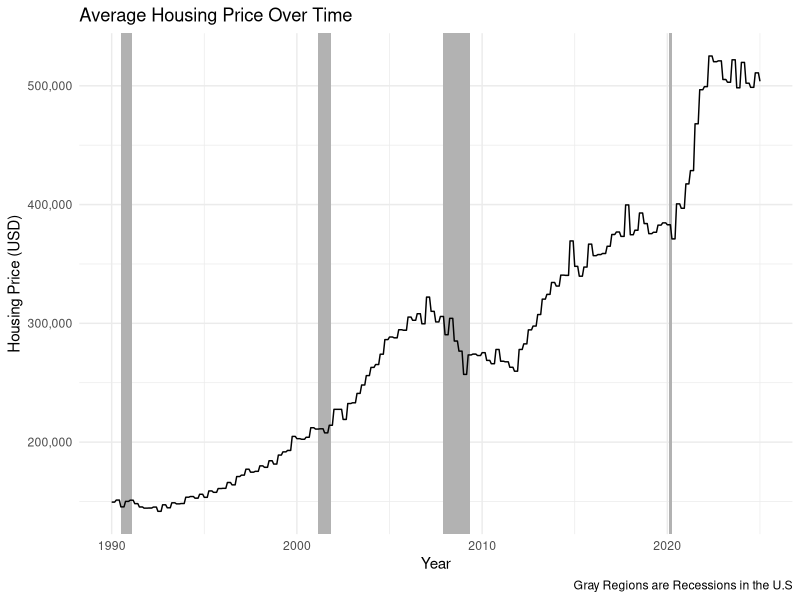
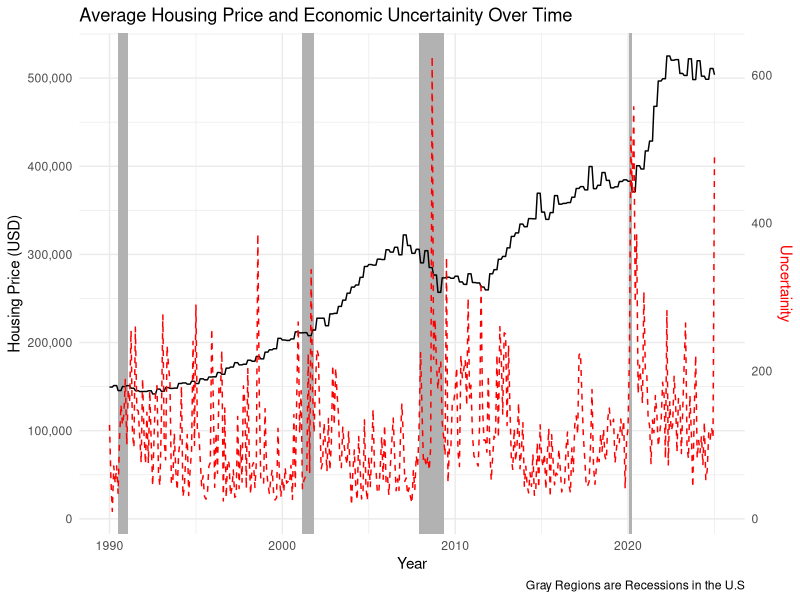
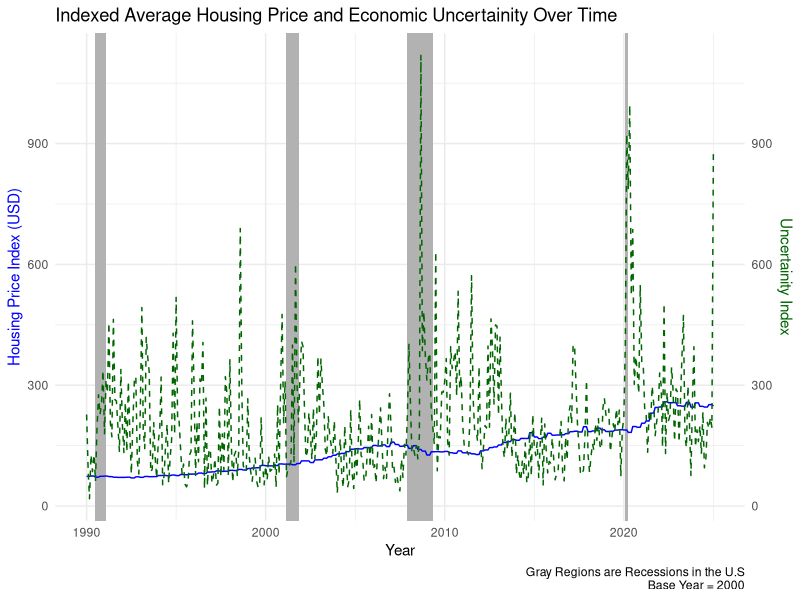
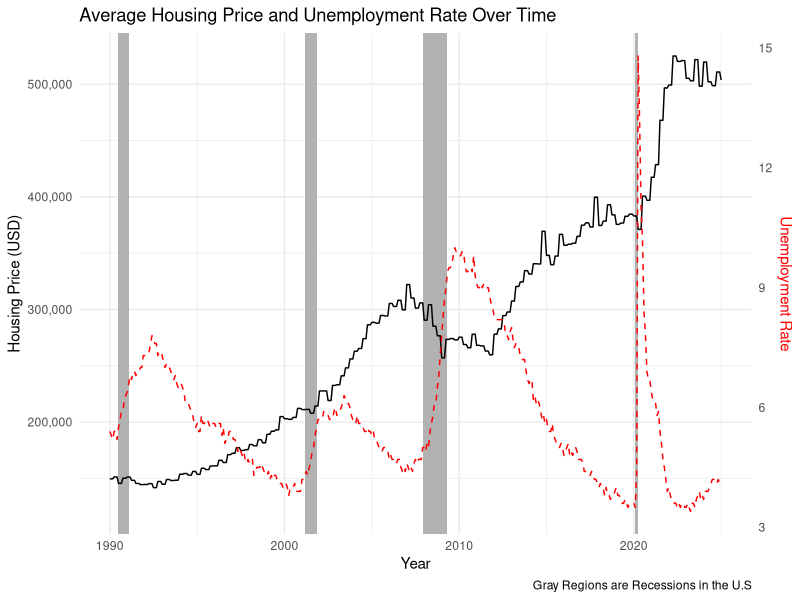
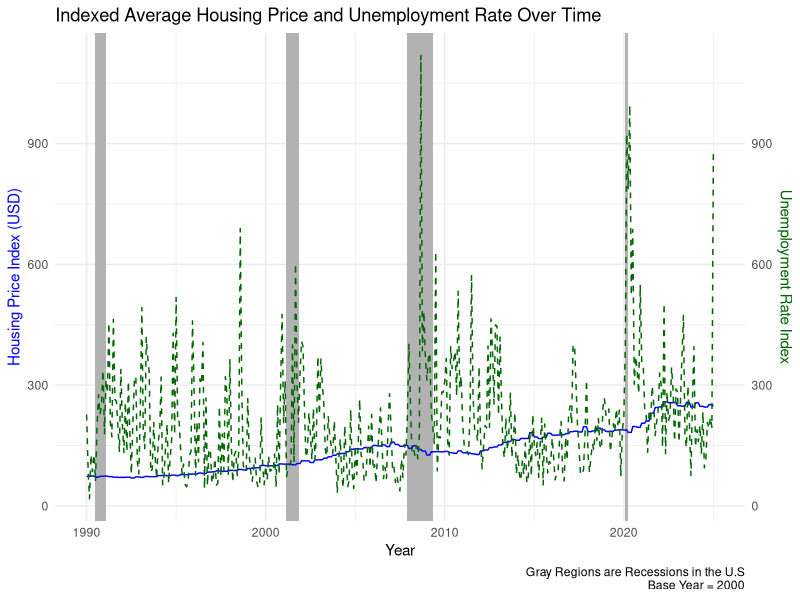
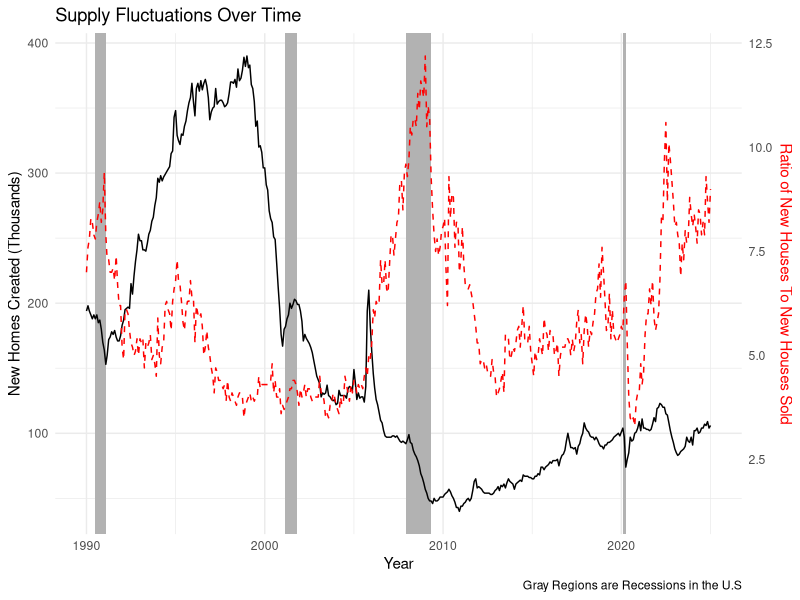
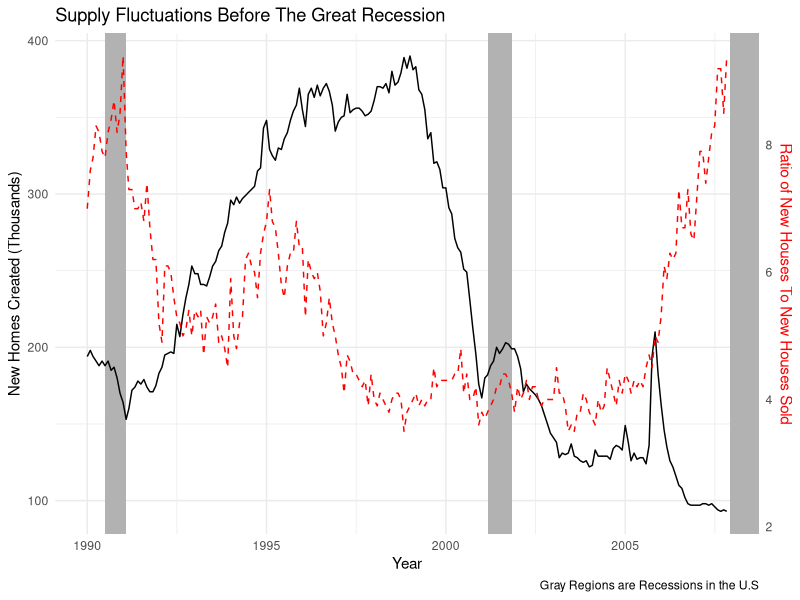
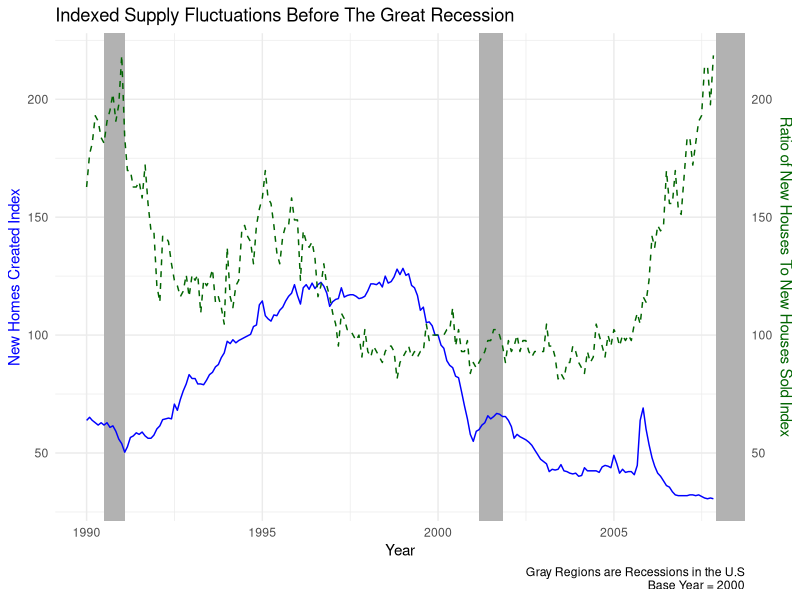

Generate these figures, in order, with R:
## ---- chunk 1
knitr::opts_chunk$set(echo = FALSE)

library(ggplot2)
library(dplyr)
library(scales)

df = read.csv('housing.csv')

## ---- chunk 2


df %>% ggplot(aes(x = as.Date(Date), y = AverageSalesPrice)) +
   geom_rect(xmin = as.Date('1990-07-01'), xmax = as.Date('1991-2-01'), ymin = -Inf, ymax = Inf, fill = "grey70", alpha = 0.4) +
  geom_rect(xmin = as.Date('2001-03-01'), xmax = as.Date('2001-11-01'), ymin = -Inf, ymax = Inf, fill = "grey70", alpha = 0.4) +
  geom_rect(xmin = as.Date('2007-12-01'), xmax = as.Date('2009-05-01'), ymin = -Inf, ymax = Inf, fill = "grey70", alpha = 0.4) +
   geom_rect(xmin = as.Date('2020-02-01'), xmax = as.Date('2020-04-01'), ymin = -Inf, ymax = Inf, fill = "grey70", alpha = 0.4) +
  geom_line() +  scale_y_continuous(labels = comma)+  labs(title = "Average Housing Price Over Time",
       x = 'Year',
       y = 'Housing Price (USD)',
      caption = 'Gray Regions are Recessions in the U.S') +
  theme_minimal()

## ---- chunk 3


scale_factor <- max(df$AverageSalesPrice) / max(df$EconomicPolicyUncertaintyIndex)


df %>% ggplot(aes(x = as.Date(Date))) +
    geom_rect(xmin = as.Date('1990-07-01'), xmax = as.Date('1991-2-01'), ymin = -Inf, ymax = Inf, fill = "grey70", alpha = 0.4) +
  geom_rect(xmin = as.Date('2001-03-01'), xmax = as.Date('2001-11-01'), ymin = -Inf, ymax = Inf, fill = "grey70", alpha = 0.4) +
  geom_rect(xmin = as.Date('2007-12-01'), xmax = as.Date('2009-05-01'), ymin = -Inf, ymax = Inf, fill = "grey70", alpha = 0.4) +
   geom_rect(xmin = as.Date('2020-02-01'), xmax = as.Date('2020-04-01'), ymin = -Inf, ymax = Inf, fill = "grey70", alpha = 0.4) +
  geom_line(aes(y = AverageSalesPrice)) + 
  geom_line(aes(y = EconomicPolicyUncertaintyIndex * scale_factor), color = 'red', linetype = "dashed") +
  scale_y_continuous(labels = comma, sec.axis = sec_axis(~ ./scale_factor , name = 'Uncertainity'))+  
  labs(title = 'Average Housing Price and Economic Uncertainity Over Time',
       x = 'Year',
       y = 'Housing Price (USD)',
      caption = 'Gray Regions are Recessions in the U.S') +
  theme_minimal() + theme ( axis.title.y.right = element_text(color = "red")  )

## ---- chunk 4


IndexedAverageSalesPrice = (df$AverageSalesPrice / (df %>% filter(as.Date(Date) == as.Date('2000-01-01')))$AverageSalesPrice ) * 100
IndexedUncertainty = (df$EconomicPolicyUncertaintyIndex / (df %>% filter(as.Date(Date) == as.Date('2000-01-01')))$EconomicPolicyUncertaintyIndex) * 100

df %>% ggplot(aes(x = as.Date(Date))) +
    geom_rect(xmin = as.Date('1990-07-01'), xmax = as.Date('1991-2-01'), ymin = -Inf, ymax = Inf, fill = "grey70", alpha = 0.4) +
  geom_rect(xmin = as.Date('2001-03-01'), xmax = as.Date('2001-11-01'), ymin = -Inf, ymax = Inf, fill = "grey70", alpha = 0.4) +
  geom_rect(xmin = as.Date('2007-12-01'), xmax = as.Date('2009-05-01'), ymin = -Inf, ymax = Inf, fill = "grey70", alpha = 0.4) +
   geom_rect(xmin = as.Date('2020-02-01'), xmax = as.Date('2020-04-01'), ymin = -Inf, ymax = Inf, fill = "grey70", alpha = 0.4) +
  geom_line(aes(y = IndexedAverageSalesPrice), color = 'blue') + 
  geom_line(aes(y = IndexedUncertainty), color = 'darkgreen', linetype = "dashed") +
  scale_y_continuous(labels = comma, sec.axis = sec_axis(~ . , name = 'Uncertainity Index'))+  
  labs(title = 'Indexed Average Housing Price and Economic Uncertainity Over Time',
       x = 'Year',
       y = 'Housing Price Index (USD)',
      caption = 'Gray Regions are Recessions in the U.S\nBase Year = 2000') +
  theme_minimal() + theme ( axis.title.y.right = element_text(color = "darkgreen") , axis.title.y.left = element_text(color = "blue") )

## ---- chunk 5


scale_factor <- max(df$AverageSalesPrice) / max(df$UnemploymentRate )


df %>% ggplot(aes(x = as.Date(Date))) +
   geom_rect(xmin = as.Date('1990-07-01'), xmax = as.Date('1991-2-01'), ymin = -Inf, ymax = Inf, fill = "grey70", alpha = 0.4) +
  geom_rect(xmin = as.Date('2001-03-01'), xmax = as.Date('2001-11-01'), ymin = -Inf, ymax = Inf, fill = "grey70", alpha = 0.4) +
  geom_rect(xmin = as.Date('2007-12-01'), xmax = as.Date('2009-05-01'), ymin = -Inf, ymax = Inf, fill = "grey70", alpha = 0.4) +
   geom_rect(xmin = as.Date('2020-02-01'), xmax = as.Date('2020-04-01'), ymin = -Inf, ymax = Inf, fill = "grey70", alpha = 0.4) +
  geom_line(aes(y = AverageSalesPrice)) + 
  geom_line(aes(y = UnemploymentRate  * scale_factor), color = 'red', linetype = "dashed") +
  scale_y_continuous(labels = comma, sec.axis = sec_axis(~ ./scale_factor , name = 'Unemployment Rate'))+  
  labs(title = 'Average Housing Price and Unemployment Rate Over Time',
       x = 'Year',
       y = 'Housing Price (USD)',
      caption = 'Gray Regions are Recessions in the U.S') +
  theme_minimal() + theme ( axis.title.y.right = element_text(color = "red")  )

## ---- chunk 6


indexedAverageSalesPrice = (df$AverageSalesPrice / (df %>% filter(as.Date(Date) == as.Date('2000-01-01')))$AverageSalesPrice ) * 100
indexedUnemployment = (df$EconomicPolicyUncertaintyIndex / (df %>% filter(as.Date(Date) == as.Date('2000-01-01')))$EconomicPolicyUncertaintyIndex) * 100

df %>% ggplot(aes(x = as.Date(Date))) +
    geom_rect(xmin = as.Date('1990-07-01'), xmax = as.Date('1991-2-01'), ymin = -Inf, ymax = Inf, fill = "grey70", alpha = 0.4) +
  geom_rect(xmin = as.Date('2001-03-01'), xmax = as.Date('2001-11-01'), ymin = -Inf, ymax = Inf, fill = "grey70", alpha = 0.4) +
  geom_rect(xmin = as.Date('2007-12-01'), xmax = as.Date('2009-05-01'), ymin = -Inf, ymax = Inf, fill = "grey70", alpha = 0.4) +
   geom_rect(xmin = as.Date('2020-02-01'), xmax = as.Date('2020-04-01'), ymin = -Inf, ymax = Inf, fill = "grey70", alpha = 0.4) +
  geom_line(aes(y = indexedAverageSalesPrice), color = 'blue') + 
  geom_line(aes(y = indexedUnemployment), color = 'darkgreen', linetype = "dashed") +
  scale_y_continuous(labels = comma, sec.axis = sec_axis(~ . , name = 'Unemployment Rate Index'))+  
  labs(title = 'Indexed Average Housing Price and Unemployment Rate Over Time',
       x = 'Year',
       y = 'Housing Price Index (USD)',
      caption = 'Gray Regions are Recessions in the U.S\nBase Year = 2000') +
  theme_minimal() + theme ( axis.title.y.right = element_text(color = "darkgreen") , axis.title.y.left = element_text(color = "blue") )

## ---- chunk 7


scale_factor <- max(df$TotalShipmentsofNewHomes) / max(df$MonthlySupplyofNewHouses)
scale_factor_r <-  df %>% filter(as.Date(Date) < as.Date('2007-12-01') ) %>% select(TotalShipmentsofNewHomes) %>% max() / df %>% filter(as.Date(Date) < as.Date('2007-12-01') ) %>% select(MonthlySupplyofNewHouses) %>% max() 



df %>% ggplot(aes(x = as.Date(Date)))  +
   geom_rect(xmin = as.Date('1990-07-01'), xmax = as.Date('1991-2-01'), ymin = -Inf, ymax = Inf, fill = "grey70", alpha = 0.4) +
  geom_rect(xmin = as.Date('2001-03-01'), xmax = as.Date('2001-11-01'), ymin = -Inf, ymax = Inf, fill = "grey70", alpha = 0.4) +
  geom_rect(xmin = as.Date('2007-12-01'), xmax = as.Date('2009-05-01'), ymin = -Inf, ymax = Inf, fill = "grey70", alpha = 0.4) +
   geom_rect(xmin = as.Date('2020-02-01'), xmax = as.Date('2020-04-01'), ymin = -Inf, ymax = Inf, fill = "grey70", alpha = 0.4) +
  geom_line(aes(y = TotalShipmentsofNewHomes )) +
    geom_line(aes(y = MonthlySupplyofNewHouses* scale_factor), color = 'red', linetype = "dashed") +
    scale_y_continuous(labels = comma, sec.axis = sec_axis(~ ./scale_factor , name = 'Ratio of New Houses To New Houses Sold')) +  
  labs(title = 'Supply Fluctuations Over Time',
       x = 'Year',
       y = 'New Homes Created (Thousands)',
      caption = 'Gray Regions are Recessions in the U.S') +
  theme_minimal()+ theme ( axis.title.y.right = element_text(color = "red")  )

df %>% filter(as.Date(Date) < as.Date('2007-12-01') ) %>%ggplot(aes(x = as.Date(Date)))  +
   geom_rect(xmin = as.Date('1990-07-01'), xmax = as.Date('1991-2-01'), ymin = -Inf, ymax = Inf, fill = "grey70", alpha = 0.4) +
  geom_rect(xmin = as.Date('2001-03-01'), xmax = as.Date('2001-11-01'), ymin = -Inf, ymax = Inf, fill = "grey70", alpha = 0.4) +
  geom_rect(xmin = as.Date('2007-12-01'), xmax = as.Date('2009-05-01'), ymin = -Inf, ymax = Inf, fill = "grey70", alpha = 0.4) +
   geom_rect(xmin = as.Date('2020-02-01'), xmax = as.Date('2020-04-01'), ymin = -Inf, ymax = Inf, fill = "grey70", alpha = 0.4) +
  geom_line(aes(y = TotalShipmentsofNewHomes )) +
    geom_line(aes(y = MonthlySupplyofNewHouses* scale_factor_r), color = 'red', linetype = "dashed") +
    scale_y_continuous(labels = comma, sec.axis = sec_axis(~ ./scale_factor_r , name = 'Ratio of New Houses To New Houses Sold')) +  
  labs(title = 'Supply Fluctuations Before The Great Recession',
       x = 'Year',
       y = 'New Homes Created (Thousands)',
      caption = 'Gray Regions are Recessions in the U.S') +
  theme_minimal()+ theme ( axis.title.y.right = element_text(color = "red")  )

## ---- chunk 8


indexedTotalShipmentsofNewHomes = (df$TotalShipmentsofNewHomes / (df %>% filter(as.Date(Date) == as.Date('2000-01-01')))$TotalShipmentsofNewHomes ) * 100
indexedMonthlySupplyofNewHouses= (df$MonthlySupplyofNewHouses / (df %>% filter(as.Date(Date) == as.Date('2000-01-01')))$MonthlySupplyofNewHouses) * 100
s_indexedTotalShipmentsofNewHomes = ((df %>% filter(as.Date(Date) < as.Date('2007-12-01')))$TotalShipmentsofNewHomes / (df %>% filter(as.Date(Date) == as.Date('2000-01-01')))$TotalShipmentsofNewHomes ) * 100
s_indexedMonthlySupplyofNewHouses= ((df %>% filter(as.Date(Date) < as.Date('2007-12-01')))$MonthlySupplyofNewHouses / (df %>% filter(as.Date(Date) == as.Date('2000-01-01')))$MonthlySupplyofNewHouses) * 100

df %>% filter(as.Date(Date) < as.Date('2007-12-01') ) %>% ggplot(aes(x = as.Date(Date))) +
    geom_rect(xmin = as.Date('1990-07-01'), xmax = as.Date('1991-2-01'), ymin = -Inf, ymax = Inf, fill = "grey70", alpha = 0.4) +
  geom_rect(xmin = as.Date('2001-03-01'), xmax = as.Date('2001-11-01'), ymin = -Inf, ymax = Inf, fill = "grey70", alpha = 0.4) +
  geom_rect(xmin = as.Date('2007-12-01'), xmax = as.Date('2009-05-01'), ymin = -Inf, ymax = Inf, fill = "grey70", alpha = 0.4) +
   geom_rect(xmin = as.Date('2020-02-01'), xmax = as.Date('2020-04-01'), ymin = -Inf, ymax = Inf, fill = "grey70", alpha = 0.4) +
  geom_line(aes(y = s_indexedTotalShipmentsofNewHomes), color = 'blue') + 
  geom_line(aes(y = s_indexedMonthlySupplyofNewHouses), color = 'darkgreen', linetype = "dashed") +
  scale_y_continuous(labels = comma, sec.axis = sec_axis(~ . , name = 'Ratio of New Houses To New Houses Sold Index'))+  
  labs(title = 'Indexed Supply Fluctuations Before The Great Recession ',
       x = 'Year',
       y = 'New Homes Created Index',
      caption = 'Gray Regions are Recessions in the U.S\nBase Year = 2000') +
  theme_minimal() + theme ( axis.title.y.right = element_text(color = "darkgreen") , axis.title.y.left = element_text(color = "blue") )

## ---- chunk 9
scale_factor_r <-  df %>% filter(as.Date(Date) < as.Date('2007-12-01') ) %>% select(TotalShipmentsofNewHomes) %>% max() / df %>% filter(as.Date(Date) < as.Date('2007-12-01') ) %>% select(HomeownershipRate) %>% max() 

df %>% filter(as.Date(Date) < as.Date('2007-12-01') ) %>%ggplot(aes(x = as.Date(Date)))  +
   geom_rect(xmin = as.Date('1990-07-01'), xmax = as.Date('1991-2-01'), ymin = -Inf, ymax = Inf, fill = "grey70", alpha = 0.4) +
  geom_rect(xmin = as.Date('2001-03-01'), xmax = as.Date('2001-11-01'), ymin = -Inf, ymax = Inf, fill = "grey70", alpha = 0.4) +
  geom_rect(xmin = as.Date('2007-12-01'), xmax = as.Date('2009-05-01'), ymin = -Inf, ymax = Inf, fill = "grey70", alpha = 0.4) +
   geom_rect(xmin = as.Date('2020-02-01'), xmax = as.Date('2020-04-01'), ymin = -Inf, ymax = Inf, fill = "grey70", alpha = 0.4) +
  geom_line(aes(y = TotalShipmentsofNewHomes )) +
    geom_line(aes(y = HomeownershipRate* scale_factor_r), color = 'red', linetype = "dashed") +
    scale_y_continuous(labels = comma, sec.axis = sec_axis(~ ./scale_factor_r , name = 'Homeownership Rate')) +  
  labs(title = 'Demand Fluctuations Before The Great Recession',
       x = 'Year',
       y = 'New Homes Created (Thousands)',
      caption = 'Gray Regions are Recessions in the U.S') +
  theme_minimal()+ theme ( axis.title.y.right = element_text(color = "red")  )
## ---- chunk 10


s_indexedTotalShipmentsofNewHomes = ((df %>% filter(as.Date(Date) < as.Date('2007-12-01')))$TotalShipmentsofNewHomes / (df %>% filter(as.Date(Date) == as.Date('2000-01-01')))$TotalShipmentsofNewHomes ) * 100
s_indexedHomeownershipRate= ((df %>% filter(as.Date(Date) < as.Date('2007-12-01')))$HomeownershipRate / (df %>% filter(as.Date(Date) == as.Date('2000-01-01')))$HomeownershipRate) * 100

df %>% filter(as.Date(Date) < as.Date('2007-12-01') ) %>% ggplot(aes(x = as.Date(Date))) +
    geom_rect(xmin = as.Date('1990-07-01'), xmax = as.Date('1991-2-01'), ymin = -Inf, ymax = Inf, fill = "grey70", alpha = 0.4) +
  geom_rect(xmin = as.Date('2001-03-01'), xmax = as.Date('2001-11-01'), ymin = -Inf, ymax = Inf, fill = "grey70", alpha = 0.4) +
  geom_rect(xmin = as.Date('2007-12-01'), xmax = as.Date('2009-05-01'), ymin = -Inf, ymax = Inf, fill = "grey70", alpha = 0.4) +
   geom_rect(xmin = as.Date('2020-02-01'), xmax = as.Date('2020-04-01'), ymin = -Inf, ymax = Inf, fill = "grey70", alpha = 0.4) +
  geom_line(aes(y = s_indexedTotalShipmentsofNewHomes), color = 'blue') + 
  geom_line(aes(y = s_indexedHomeownershipRate), color = 'darkgreen', linetype = "dashed") +
  scale_y_continuous(labels = comma, sec.axis = sec_axis(~ . , name = 'Ratio of New Houses To New Houses Sold Index'))+  
  labs(title = 'Indexed Demand Fluctuations Before The Great Recession ',
       x = 'Year',
       y = 'Homeownership Rate Index',
      caption = 'Gray Regions are Recessions in the U.S\nBase Year = 2000') +
  theme_minimal() + theme ( axis.title.y.right = element_text(color = "darkgreen") , axis.title.y.left = element_text(color = "blue") )

## ---- chunk 11


scale_factor <- max(df$AverageSalesPrice) / max(df$TotalShipmentsofNewHomes)




df %>% ggplot(aes(x = as.Date(Date)))  +
   geom_rect(xmin = as.Date('1990-07-01'), xmax = as.Date('1991-2-01'), ymin = -Inf, ymax = Inf, fill = "grey70", alpha = 0.4) +
  geom_rect(xmin = as.Date('2001-03-01'), xmax = as.Date('2001-11-01'), ymin = -Inf, ymax = Inf, fill = "grey70", alpha = 0.4) +
  geom_rect(xmin = as.Date('2007-12-01'), xmax = as.Date('2009-05-01'), ymin = -Inf, ymax = Inf, fill = "grey70", alpha = 0.4) +
   geom_rect(xmin = as.Date('2020-02-01'), xmax = as.Date('2020-04-01'), ymin = -Inf, ymax = Inf, fill = "grey70", alpha = 0.4) +
  geom_line(aes(y = AverageSalesPrice )) +
    geom_line(aes(y = TotalShipmentsofNewHomes* scale_factor), color = 'red', linetype = "dashed") +
    scale_y_continuous(labels = comma, sec.axis = sec_axis(~ ./scale_factor , name = 'New Homes Created (Thousands)')) +  
  labs(title = 'How Price Moved With Supply',
       x = 'Year',
       y = 'Housing Price (USD)',
      caption = 'Gray Regions are Recessions in the U.S') +
  theme_minimal() + theme ( axis.title.y.right = element_text(color = "red")  )

## ---- chunk 12

indexedAverageSalesPrice = (df$AverageSalesPrice / (df %>% filter(as.Date(Date) == as.Date('2000-01-01')))$AverageSalesPrice ) * 100
indexedTotalShipmentsofNewHomes = (df$TotalShipmentsofNewHomes / (df %>% filter(as.Date(Date) == as.Date('2000-01-01')))$TotalShipmentsofNewHomes ) * 100


df %>% ggplot(aes(x = as.Date(Date))) +
    geom_rect(xmin = as.Date('1990-07-01'), xmax = as.Date('1991-2-01'), ymin = -Inf, ymax = Inf, fill = "grey70", alpha = 0.4) +
  geom_rect(xmin = as.Date('2001-03-01'), xmax = as.Date('2001-11-01'), ymin = -Inf, ymax = Inf, fill = "grey70", alpha = 0.4) +
  geom_rect(xmin = as.Date('2007-12-01'), xmax = as.Date('2009-05-01'), ymin = -Inf, ymax = Inf, fill = "grey70", alpha = 0.4) +
   geom_rect(xmin = as.Date('2020-02-01'), xmax = as.Date('2020-04-01'), ymin = -Inf, ymax = Inf, fill = "grey70", alpha = 0.4) +
  geom_line(aes(y = indexedAverageSalesPrice), color = 'blue') + 
  geom_line(aes(y = indexedTotalShipmentsofNewHomes), color = 'darkgreen', linetype = "dashed") +
  scale_y_continuous(labels = comma, sec.axis = sec_axis(~ . , name = 'New Homes Created Index'))+  
  labs(title = 'Indexed Price Movements with Respect to Supply',
       x = 'Year',
       y = 'Housing Price (USD)',
      caption = 'Gray Regions are Recessions in the U.S\nBase Year = 2000') +
  theme_minimal() + theme ( axis.title.y.right = element_text(color = "darkgreen") , axis.title.y.left = element_text(color = "blue") )

## ---- chunk 13


scale_factor <- max(df$HomeownershipRate) / max(df$OccupiedHousingUnits)




df %>% ggplot(aes(x = as.Date(Date)))  +
   geom_rect(xmin = as.Date('1990-07-01'), xmax = as.Date('1991-2-01'), ymin = -Inf, ymax = Inf, fill = "grey70", alpha = 0.4) +
  geom_rect(xmin = as.Date('2001-03-01'), xmax = as.Date('2001-11-01'), ymin = -Inf, ymax = Inf, fill = "grey70", alpha = 0.4) +
  geom_rect(xmin = as.Date('2007-12-01'), xmax = as.Date('2009-05-01'), ymin = -Inf, ymax = Inf, fill = "grey70", alpha = 0.4) +
   geom_rect(xmin = as.Date('2020-02-01'), xmax = as.Date('2020-04-01'), ymin = -Inf, ymax = Inf, fill = "grey70", alpha = 0.4) +
  geom_line(aes(y = HomeownershipRate )) +
    geom_line(aes(y = OccupiedHousingUnits* scale_factor), color = 'red', linetype = "dashed") +
    scale_y_continuous(labels = comma, sec.axis = sec_axis(~ ./scale_factor , name = 'Occupied Housing Units (Thousands)')) +  
  labs(title = 'Homeownership and Occupied Housing Over Time',
       x = 'Year',
       y = 'Home Ownership Rate',
      caption = 'Gray Regions are Recessions in the U.S') +
  theme_minimal() + theme ( axis.title.y.right = element_text(color = "red")  )

## ---- chunk 14
indexedHomeownershipRate = (df$HomeownershipRate / (df %>% filter(as.Date(Date) == as.Date('2000-01-01')))$HomeownershipRate ) * 100
indexedOccupiedHousingUnits = (df$OccupiedHousingUnits / (df %>% filter(as.Date(Date) == as.Date('2000-01-01')))$OccupiedHousingUnits ) * 100


df %>% ggplot(aes(x = as.Date(Date))) +
    geom_rect(xmin = as.Date('1990-07-01'), xmax = as.Date('1991-2-01'), ymin = -Inf, ymax = Inf, fill = "grey70", alpha = 0.4) +
  geom_rect(xmin = as.Date('2001-03-01'), xmax = as.Date('2001-11-01'), ymin = -Inf, ymax = Inf, fill = "grey70", alpha = 0.4) +
  geom_rect(xmin = as.Date('2007-12-01'), xmax = as.Date('2009-05-01'), ymin = -Inf, ymax = Inf, fill = "grey70", alpha = 0.4) +
   geom_rect(xmin = as.Date('2020-02-01'), xmax = as.Date('2020-04-01'), ymin = -Inf, ymax = Inf, fill = "grey70", alpha = 0.4) +
  geom_line(aes(y = indexedHomeownershipRate), color = 'blue') + 
  geom_line(aes(y = indexedOccupiedHousingUnits), color = 'darkgreen', linetype = "dashed") +
  scale_y_continuous(labels = comma, sec.axis = sec_axis(~ . , name = 'Occupied Housing Units Index'))+  
  labs(title = 'Indexed Homeownership and Occupied Housing Over Time',
       x = 'Year',
       y = 'Home Ownership Rate Index',
      caption = 'Gray Regions are Recessions in the U.S\nBase Year = 2000') +
  theme_minimal() + theme ( axis.title.y.right = element_text(color = "darkgreen") , axis.title.y.left = element_text(color = "blue") )
## ---- chunk 15
scale_factor_pre <- df %>% filter(as.Date(Date) < as.Date('2020-02-01') & as.Date(Date) > as.Date('2017-02-01')) %>% select(HomeownershipRate) %>% max() / df %>% filter(as.Date(Date) < as.Date('2020-02-01') & as.Date(Date) > as.Date('2017-02-01')) %>% select(OccupiedHousingUnits ) %>% max() 
scale_factor_covid <- df %>% filter(as.Date(Date) >= as.Date('2020-02-01')) %>% select(HomeownershipRate) %>% max() / df %>% filter(as.Date(Date) >= as.Date('2020-02-01') ) %>% select(OccupiedHousingUnits ) %>% max()


df %>% filter(as.Date(Date) < as.Date('2020-02-01') & as.Date(Date) > as.Date('2017-02-01'))%>% 
  ggplot(aes(x = as.Date(Date)))  +
   geom_rect(xmin = as.Date('1990-07-01'), xmax = as.Date('1991-2-01'), ymin = -Inf, ymax = Inf, fill = "grey70", alpha = 0.4) +
  geom_rect(xmin = as.Date('2001-03-01'), xmax = as.Date('2001-11-01'), ymin = -Inf, ymax = Inf, fill = "grey70", alpha = 0.4) +
  geom_rect(xmin = as.Date('2007-12-01'), xmax = as.Date('2009-05-01'), ymin = -Inf, ymax = Inf, fill = "grey70", alpha = 0.4) +
   geom_rect(xmin = as.Date('2020-02-01'), xmax = as.Date('2020-04-01'), ymin = -Inf, ymax = Inf, fill = "grey70", alpha = 0.4) +
  geom_line(aes(y = HomeownershipRate )) +
    geom_line(aes(y = OccupiedHousingUnits * scale_factor_pre), color = 'red', linetype = "dashed") +
    scale_y_continuous(labels = comma, sec.axis = sec_axis(~ ./scale_factor_pre , name = 'Occupied Housing Units (Thousands)')) +  
  labs(title = 'Pre Covid (2017-2020)',
       x = 'Year',
       y = 'Home Ownership Rate',
      caption = 'Gray Regions are Recessions in the U.S') +
  theme_minimal()+ theme ( axis.title.y.right = element_text(color = "red")  )



df %>% filter(as.Date(Date) >= as.Date('2020-02-01') )%>% 
  ggplot(aes(x = as.Date(Date)))  +
   geom_rect(xmin = as.Date('1990-07-01'), xmax = as.Date('1991-2-01'), ymin = -Inf, ymax = Inf, fill = "grey70", alpha = 0.4) +
  geom_rect(xmin = as.Date('2001-03-01'), xmax = as.Date('2001-11-01'), ymin = -Inf, ymax = Inf, fill = "grey70", alpha = 0.4) +
  geom_rect(xmin = as.Date('2007-12-01'), xmax = as.Date('2009-05-01'), ymin = -Inf, ymax = Inf, fill = "grey70", alpha = 0.4) +
   geom_rect(xmin = as.Date('2020-02-01'), xmax = as.Date('2020-04-01'), ymin = -Inf, ymax = Inf, fill = "grey70", alpha = 0.4) +
  geom_line(aes(y = HomeownershipRate )) +
    geom_line(aes(y = OccupiedHousingUnits * scale_factor_covid), color = 'red', linetype = "dashed") +
    scale_y_continuous(labels = comma, sec.axis = sec_axis(~ ./scale_factor_covid , name = 'Occupied Housing Units (Thousands)')) +  
  labs(title = 'Post Covid (2020-2025)',
       x = 'Year',
       y = 'Home Ownership Rate',
      caption = 'Gray Regions are Recessions in the U.S') +
  theme_minimal() + theme ( axis.title.y.right = element_text(color = "red")  )





## ---- chunk 16


s_indexedHomeownershipRate = ((df %>% filter(as.Date(Date) < as.Date('2020-02-01') & as.Date(Date) > as.Date('2017-02-01')))$HomeownershipRate / (df %>% filter(as.Date(Date) == as.Date('2000-01-01')))$HomeownershipRate ) * 100
s_indexedOccupiedHousingUnits = ((df %>% filter(as.Date(Date) < as.Date('2020-02-01') & as.Date(Date) > as.Date('2017-02-01')))$OccupiedHousingUnits / (df %>% filter(as.Date(Date) == as.Date('2000-01-01')))$OccupiedHousingUnits) * 100
c_indexedHomeownershipRate = ((df%>% filter(as.Date(Date) >= as.Date('2020-02-01')))$HomeownershipRate / (df %>% filter(as.Date(Date) == as.Date('2000-01-01')))$HomeownershipRate ) * 100
c_indexedOccupiedHousingUnits = ((df %>% filter(as.Date(Date) >= as.Date('2020-02-01')))$OccupiedHousingUnits / (df %>% filter(as.Date(Date) == as.Date('2000-01-01')))$OccupiedHousingUnits) * 100


df %>% filter(as.Date(Date) < as.Date('2020-02-01') & as.Date(Date) > as.Date('2017-02-01'))%>%  ggplot(aes(x = as.Date(Date))) +
    geom_rect(xmin = as.Date('1990-07-01'), xmax = as.Date('1991-2-01'), ymin = -Inf, ymax = Inf, fill = "grey70", alpha = 0.4) +
  geom_rect(xmin = as.Date('2001-03-01'), xmax = as.Date('2001-11-01'), ymin = -Inf, ymax = Inf, fill = "grey70", alpha = 0.4) +
  geom_rect(xmin = as.Date('2007-12-01'), xmax = as.Date('2009-05-01'), ymin = -Inf, ymax = Inf, fill = "grey70", alpha = 0.4) +
   geom_rect(xmin = as.Date('2020-02-01'), xmax = as.Date('2020-04-01'), ymin = -Inf, ymax = Inf, fill = "grey70", alpha = 0.4) +
  geom_line(aes(y = s_indexedHomeownershipRate), color = 'blue') + 
  geom_line(aes(y = s_indexedOccupiedHousingUnits), color = 'darkgreen', linetype = "dashed") +
  scale_y_continuous(labels = comma, sec.axis = sec_axis(~ . , name = 'Occupied Housing Units Index'))+  
  labs(title = 'Indexed Year 2000 Pre Covid (2017-2020)',
       x = 'Year',
       y = 'Homeownership Rate Index',
      caption = 'Gray Regions are Recessions in the U.S\nBase Year = 2000') +
  theme_minimal() + theme ( axis.title.y.right = element_text(color = "darkgreen") , axis.title.y.left = element_text(color = "blue") )


df %>% filter(as.Date(Date) >= as.Date('2020-02-01') )%>% 
  ggplot(aes(x = as.Date(Date))) +
    geom_rect(xmin = as.Date('1990-07-01'), xmax = as.Date('1991-2-01'), ymin = -Inf, ymax = Inf, fill = "grey70", alpha = 0.4) +
  geom_rect(xmin = as.Date('2001-03-01'), xmax = as.Date('2001-11-01'), ymin = -Inf, ymax = Inf, fill = "grey70", alpha = 0.4) +
  geom_rect(xmin = as.Date('2007-12-01'), xmax = as.Date('2009-05-01'), ymin = -Inf, ymax = Inf, fill = "grey70", alpha = 0.4) +
   geom_rect(xmin = as.Date('2020-02-01'), xmax = as.Date('2020-04-01'), ymin = -Inf, ymax = Inf, fill = "grey70", alpha = 0.4) +
  geom_line(aes(y = c_indexedHomeownershipRate), color = 'blue') + 
  geom_line(aes(y = c_indexedOccupiedHousingUnits), color = 'darkgreen', linetype = "dashed") +
  scale_y_continuous(labels = comma, sec.axis = sec_axis(~ . , name = 'Occupied Housing Units Index'))+  
  labs(title = 'Indexed Year 2000 Post Covid (2020-2025)',
       x = 'Year',
       y = 'Homeownership Rate Index',
      caption = 'Gray Regions are Recessions in the U.S\nBase Year = 2000') +
  theme_minimal() + theme ( axis.title.y.right = element_text(color = "darkgreen") , axis.title.y.left = element_text(color = "blue") )

## ---- chunk 17


s_indexedHomeownershipRate = ((df %>% filter(as.Date(Date) < as.Date('2020-02-01') & as.Date(Date) > as.Date('2017-02-01')))$HomeownershipRate / (df %>% filter(as.Date(Date) == as.Date('2017-02-01')))$HomeownershipRate ) * 100
s_indexedOccupiedHousingUnits = ((df %>% filter(as.Date(Date) < as.Date('2020-02-01') & as.Date(Date) > as.Date('2017-02-01')))$OccupiedHousingUnits / (df %>% filter(as.Date(Date) == as.Date('2017-02-01')))$OccupiedHousingUnits) * 100
c_indexedHomeownershipRate = ((df%>% filter(as.Date(Date) >= as.Date('2020-02-01')))$HomeownershipRate / (df %>% filter(as.Date(Date) == as.Date('2017-02-01')))$HomeownershipRate ) * 100
c_indexedOccupiedHousingUnits = ((df %>% filter(as.Date(Date) >= as.Date('2020-02-01')))$OccupiedHousingUnits / (df %>% filter(as.Date(Date) == as.Date('2017-02-01')))$OccupiedHousingUnits) * 100


df %>% filter(as.Date(Date) < as.Date('2020-02-01') & as.Date(Date) > as.Date('2017-02-01'))%>%  ggplot(aes(x = as.Date(Date))) +
    geom_rect(xmin = as.Date('1990-07-01'), xmax = as.Date('1991-2-01'), ymin = -Inf, ymax = Inf, fill = "grey70", alpha = 0.4) +
  geom_rect(xmin = as.Date('2001-03-01'), xmax = as.Date('2001-11-01'), ymin = -Inf, ymax = Inf, fill = "grey70", alpha = 0.4) +
  geom_rect(xmin = as.Date('2007-12-01'), xmax = as.Date('2009-05-01'), ymin = -Inf, ymax = Inf, fill = "grey70", alpha = 0.4) +
   geom_rect(xmin = as.Date('2020-02-01'), xmax = as.Date('2020-04-01'), ymin = -Inf, ymax = Inf, fill = "grey70", alpha = 0.4) +
  geom_line(aes(y = s_indexedHomeownershipRate), color = 'purple') + 
  geom_line(aes(y = s_indexedOccupiedHousingUnits), color = 'darkorange', linetype = "dashed") +
  scale_y_continuous(labels = comma, sec.axis = sec_axis(~ . , name = 'Occupied Housing Units Index'))+  
  labs(title = 'Indexed Year 2017 Pre Covid (2017-2020)',
       x = 'Year',
       y = 'Homeownership Rate Index',
      caption = 'Gray Regions are Recessions in the U.S\nBase Year = 2017') +
  theme_minimal() + theme ( axis.title.y.right = element_text(color = "purple") , axis.title.y.left = element_text(color = "darkorange") )


df %>% filter(as.Date(Date) >= as.Date('2020-02-01') )%>% 
  ggplot(aes(x = as.Date(Date))) +
    geom_rect(xmin = as.Date('1990-07-01'), xmax = as.Date('1991-2-01'), ymin = -Inf, ymax = Inf, fill = "grey70", alpha = 0.4) +
  geom_rect(xmin = as.Date('2001-03-01'), xmax = as.Date('2001-11-01'), ymin = -Inf, ymax = Inf, fill = "grey70", alpha = 0.4) +
  geom_rect(xmin = as.Date('2007-12-01'), xmax = as.Date('2009-05-01'), ymin = -Inf, ymax = Inf, fill = "grey70", alpha = 0.4) +
   geom_rect(xmin = as.Date('2020-02-01'), xmax = as.Date('2020-04-01'), ymin = -Inf, ymax = Inf, fill = "grey70", alpha = 0.4) +
  geom_line(aes(y = c_indexedHomeownershipRate), color = 'purple') + 
  geom_line(aes(y = c_indexedOccupiedHousingUnits), color = 'darkorange', linetype = "dashed") +
  scale_y_continuous(labels = comma, sec.axis = sec_axis(~ . , name = 'Occupied Housing Units Index'))+  
  labs(title = 'Indexed Year 2017 Post Covid (2020-2025)',
       x = 'Year',
       y = 'Homeownership Rate Index',
      caption = 'Gray Regions are Recessions in the U.S\nBase Year = 2017') +
  theme_minimal() + theme ( axis.title.y.right = element_text(color = "purple") , axis.title.y.left = element_text(color = "darkorange") )

